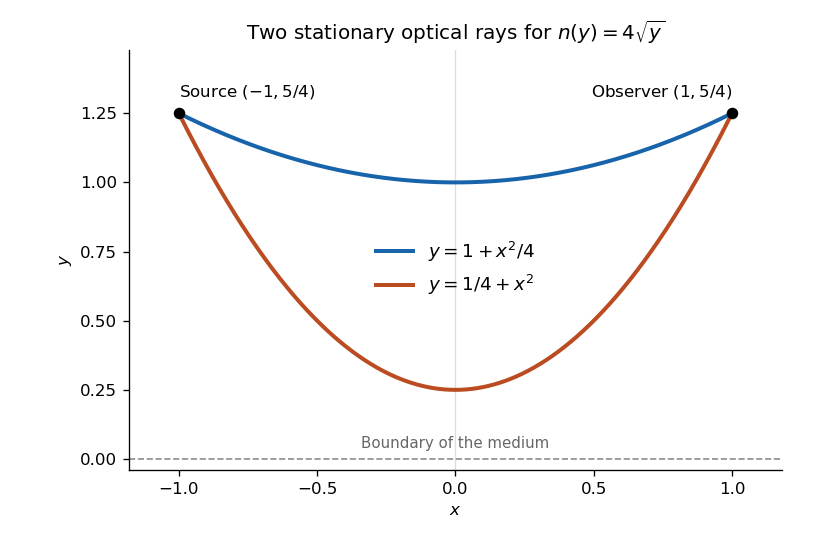

Generate this figure with Python:
"""Plot the two stationary optical rays; save the PNG in the current directory.

Tested with Python 3.14.4, NumPy 2.3.5 and Matplotlib 3.10.7.
Run from the corresponding _media directory using the repository environment.
"""

from pathlib import Path

import matplotlib

matplotlib.use("Agg")
import matplotlib.pyplot as plt
import numpy as np


def main():
    x = np.linspace(-1, 1, 801)
    fig, ax = plt.subplots(figsize=(7.0, 4.5))
    fig.set_facecolor("white")
    ax.plot(x, 1 + x**2 / 4, color="#1764ab", linewidth=2.4, label=r"$y=1+x^2/4$")
    ax.plot(x, 0.25 + x**2, color="#bb4c22", linewidth=2.4, label=r"$y=1/4+x^2$")
    ax.scatter([-1, 1], [1.25, 1.25], s=35, color="black", zorder=5)
    ax.text(-1, 1.31, r"Source $(-1,5/4)$", ha="left", fontsize=10)
    ax.text(1, 1.31, r"Observer $(1,5/4)$", ha="right", fontsize=10)
    ax.axhline(0, color="0.55", linestyle="--", linewidth=1)
    ax.text(0, 0.04, "Boundary of the medium", color="0.4", ha="center", fontsize=9)
    ax.axvline(0, color="0.87", linewidth=0.8, zorder=0)
    ax.set_xlim(-1.18, 1.18)
    ax.set_ylim(-0.04, 1.48)
    ax.set_xticks([-1, -0.5, 0, 0.5, 1])
    ax.set_yticks([0, 0.25, 0.5, 0.75, 1, 1.25])
    ax.set_aspect("equal")
    ax.set_xlabel(r"$x$")
    ax.set_ylabel(r"$y$")
    ax.set_title(r"Two stationary optical rays for $n(y)=4\sqrt{y}$", fontsize=12)
    ax.legend(loc="center", bbox_to_anchor=(0.5, 0.48), frameon=False, fontsize=11)
    ax.spines[["top", "right"]].set_visible(False)
    fig.tight_layout()
    fig.savefig(Path(__file__).with_suffix(".png").name, dpi=120, facecolor="white", transparent=False)
    plt.close(fig)


if __name__ == "__main__":
    main()
